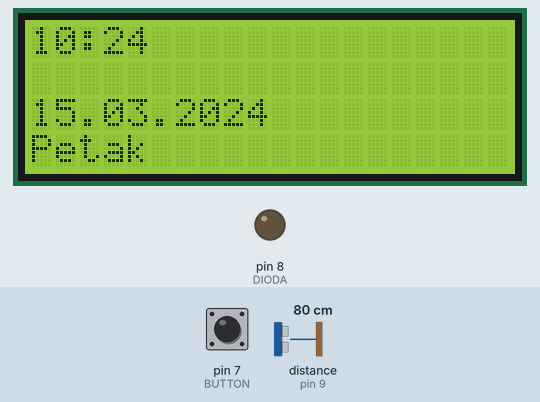
Recording of a sketch running on a simulated Arduino Uno, built with avr-gcc and run on an emulated ATmega328P. Parts: 20×4 character LCD, output pins drawn as LEDs (lit = HIGH). Wiring (inferred from the names in the program): ultrasonic range finder: trigger pin 10; echo pin 9. The test bench sets the inputs (shaded band); at power-on: pin 7 (BUTTON) HIGH, distance to the obstacle (sensor on pin 9) 80 cm. The echo pulse lasts 58.3 µs per cm; the local clock reads 2024-03-15 10:24:30 at power-on unless the sketch sets it; pins used as bus, display or sensor lines are not drawn.

Above: at 1.3 s.
1.4 s: pin 7 (BUTTON) pulled LOW for 0.15 s
At 2.8 s:
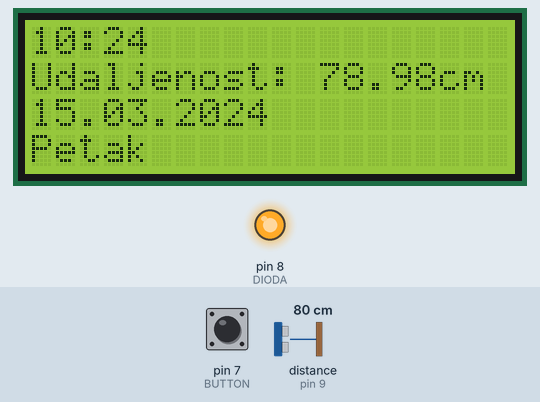
3.2 s: distance to the obstacle (sensor on pin 9) set to 299 cm
At 4.3 s:
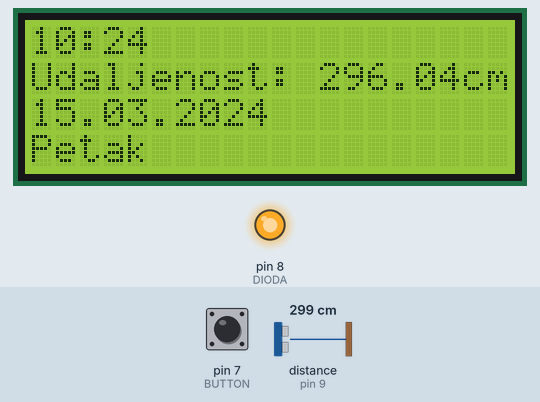
6.2 s: distance to the obstacle (sensor on pin 9) set to 120 cm
At 7.6 s:
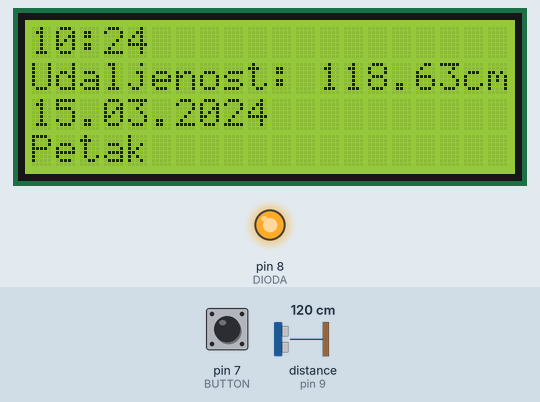
9.2 s: distance to the obstacle (sensor on pin 9) set to 2 cm
At 10.6 s:
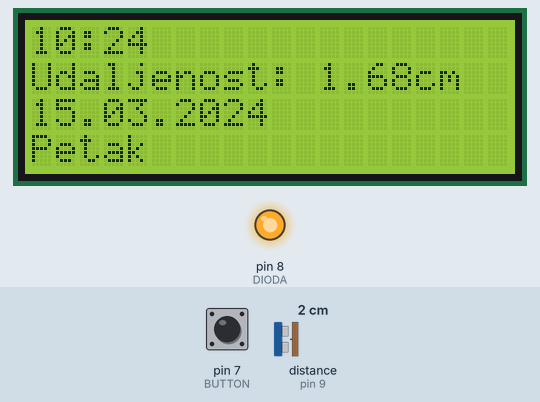
12.2 s: pin 7 (BUTTON) pulled LOW for 1 s
At 30.7 s:
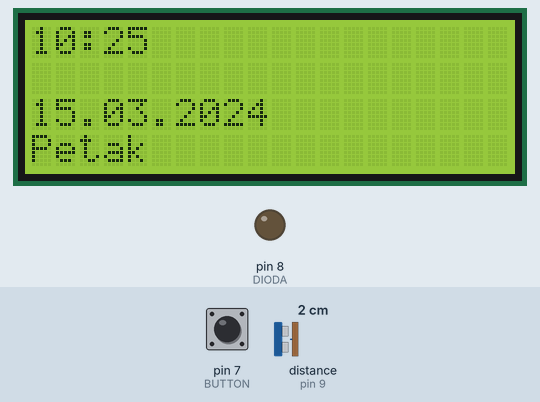
Timing chart, 0 to 31.5 s (numbered marks = the images above; inputs shaded):
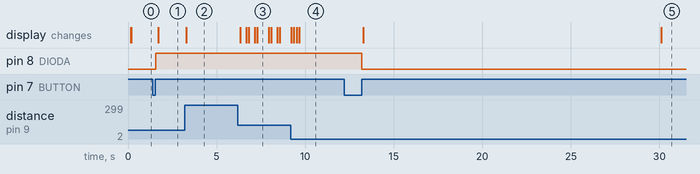

Measured:
- after the input at 1.4 s, pin 8 (DIODA): LOW → HIGH after 0.18 s; the display: changes after 0.32 s (image 1)
- after the input at 3.2 s, the display: changes after 0.10 s (image 2)
- after the input at 6.2 s, the display: changes after 0.14 s (image 3)
- after the input at 9.2 s, the display: first differs from a run without the input after 0.17 s (image 4)
- after the input at 12.2 s, pin 8 (DIODA): HIGH → LOW after 1.0 s; the display: first changes after 1.1 s (image 5 shows a later state)
- what the display in image 3 shows lasts 0.6 s, from 7.3 s to 7.9 s

The sketch:

I2C_DS3231+LCD20x4.ino
```cpp
#include "Arduino.h"
#include <Bounce2.h>
#include <DS3231.h>
#include "LiquidCrystal_I2C.h"
#include "Wire.h"
#include <elapsedMillis.h>
#define BUTTON 7
#define DIODA 8
#define ECHO 9
#define TRIG 10
#define BOUNCE_LOCK_OUT
Bounce dugme = Bounce();
DS3231 clock;
LiquidCrystal_I2C lcd(0x3F, 20, 4);
RTCDateTime dt;

bool stanjeDugmeta = false;

void ocistiDisplej(){
  lcd.setCursor(0,0);
  for(int i=0;i<20;i++)lcd.print(" ");
  lcd.setCursor(0,1);
  for(int i=0;i<20;i++)lcd.print(" ");
  lcd.setCursor(0,2);
  for(int i=0;i<20;i++)lcd.print(" ");
  lcd.setCursor(0,3);
  for(int i=0;i<20;i++)lcd.print(" ");
}

double udaljenostObjekta(){
    double udaljenost;
    double vreme;
    digitalWrite(TRIG, LOW);
    delayMicroseconds(2);

    digitalWrite(TRIG, HIGH);
    delayMicroseconds(10);
    digitalWrite(TRIG, LOW);

    vreme = pulseIn(ECHO, HIGH);

    udaljenost = vreme * 0.034/2;

    return udaljenost;
}

void ispisNaDispleju(){
    char buf[20+1];
    lcd.setCursor(0,0);
    //ispis vremena u prvom redu
    if(stanjeDugmeta){
        sprintf(buf, "%02d:%02d", dt.hour, dt.minute);
        lcd.print(buf);
    }
    else{
        if(dt.hour==00 || dt.hour==24)sprintf(buf, "12:%02d AM", dt.minute);
        else if(dt.hour < 13)sprintf(buf, "%02d:%02d", dt.hour, dt.minute);
        else if(dt.hour < 24)sprintf(buf, "%02d:%02d", dt.hour - 12, dt.minute);
        lcd.print(buf);
    }

    //ispis udaljenosti objekta
    double udaljenost = udaljenostObjekta();
    lcd.setCursor(0,1);
    if(stanjeDugmeta && udaljenost<=450){
        // kada je objekat jako daleko ili tacno ispred senzora vracace vrednosti preko 450
        // a u dokmentaciji pise da je 450cm max sto senzor moze
        lcd.print("Udaljenost: ");
        lcd.print(udaljenost);
        lcd.print("cm     ");
    }else for(int i=0;i<21;i++)lcd.print(" ");
    //ispis datuma
    lcd.setCursor(0,2);
    sprintf(buf, "%02d.%02d.%04d", dt.day, dt.month, dt.year);
    lcd.print(buf);
    //ispis dana u nedelji
    lcd.setCursor(0,3);
    if(dt.dayOfWeek==1)lcd.print("Ponedeljak      ");
    else if(dt.dayOfWeek==2)lcd.print("Utorak      ");
    else if(dt.dayOfWeek==3)lcd.print("Sreda      ");
    else if(dt.dayOfWeek==4)lcd.print("Cetvrtak      ");
    else if(dt.dayOfWeek==5)lcd.print("Petak      ");
    else if(dt.dayOfWeek==6)lcd.print("Subota      ");
    else printf("Nedelja      ");
}

void delaySaCitanjemDugmeta(int ddelay){
  elapsedMillis elapsed;
  while(elapsed<ddelay){
    if(dugme.update() && dugme.rose()){
         stanjeDugmeta = !stanjeDugmeta;
         if(stanjeDugmeta)digitalWrite(DIODA, HIGH);
         else digitalWrite(DIODA, LOW);
        }
    }
}

void setup() {
    Wire.begin();
    clock.begin();
    //clock.setDateTime(__DATE__, __TIME__); //postavlja vreme sa racunaru u trenutku upload-a
    pinMode(BUTTON, INPUT_PULLUP);
    dugme.attach(BUTTON);
    dugme.interval(5);
    lcd.begin();
    lcd.backlight();
    ocistiDisplej();
    pinMode(TRIG, OUTPUT);
    pinMode(ECHO, INPUT);
    pinMode(DIODA, OUTPUT);
    digitalWrite(DIODA, LOW);
}

void loop() {
    dugme.update();
    dt = clock.getDateTime();
    ispisNaDispleju();
    delaySaCitanjemDugmeta(100);
}
```
